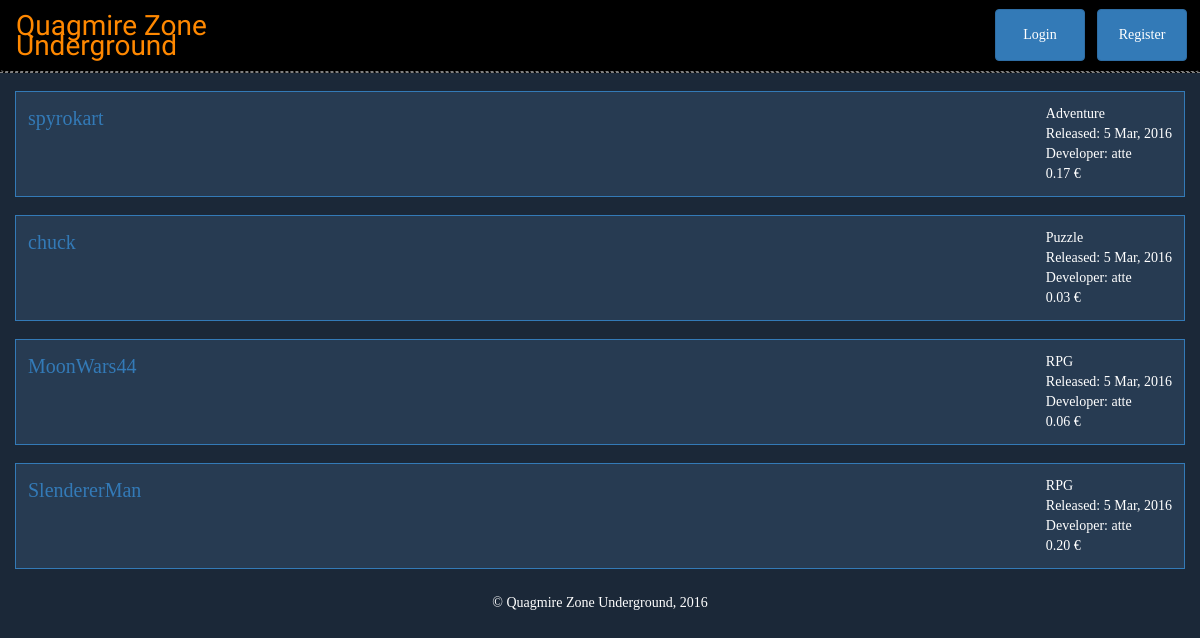
The page /gamelist on the database its author committed.
### gamestore/models.py (models this page shows)
class Game(models.Model):
    name = models.CharField(max_length=80)
    URL = models.CharField(max_length=150, unique=True, validators=[URLAllowedChars])
    gameSource = models.URLField(max_length=300, unique=True)
    isPublic = models.BooleanField(default=False)
    genre = models.CharField(max_length=30, default=GENRE_UNSPECIFIED, choices=GAME_GENRES)
    description = models.TextField(blank=True) # TODO: Think about how to implement line feeds.
    image = models.URLField(blank=True)
    image2 = models.URLField(blank=True)
    developer = models.ForeignKey(
        User,
        on_delete=models.SET_NULL,
        null=True)
    price = models.DecimalField(max_digits=7, decimal_places=2, default=0)
    createDate = models.DateTimeField(auto_now_add=True, null=True)
    updateDate = models.DateTimeField(auto_now=True, null=True) # TODO: Not sure if works.

### gamestore/views.py (the view)
# urls.py: url(r'^gamelist$', views.gameList),
def gameList(request):
	user = request.user
	games = Game.objects.filter(isPublic=True)
	genres = []
	for game in games:
		if game.genre not in genres:
			genres.append(game.genre)
	if len(genres) is 0:
		context = {'user': user, 'games': games, 'genres': genres}
	else:
		context = {'user': user, 'games': sorted(games, key=lambda x: x.name), 'genres': sorted(genres)}
	return render(request, 'game_list.html', context)

### gamestore/templates/game_list.html (shortened to what this page needs)
{% load staticfiles %}
<html>
    <head>
        <link rel="stylesheet" href="https://maxcdn.bootstrapcdn.com/bootstrap/3.3.6/css/bootstrap.min.css">
        <link rel="stylesheet" type="text/css" href="{% static 'quagmire.css' %}">
    </head>
    <body>
        <header>
            <nav class="navbar">
                <ul class="nav navbar-nav">
                    <li class="title"><a href="/">Quagmire Zone<br>Underground</a></li>
                </ul>
                <div class="navbar-collapse">
                    <ul class="nav navbar-nav navbar-right">
                        {% if user.is_authenticated %}
                            <li>
                                <a href="/user/{{ user.username }}" class="btn btn-primary navbar-btn">{{ user.username }}</a>
                            </li>
                            {% if user.userextension.isDeveloper %}
                                <li>
                                    <a href="/developer/{{ user.username }}" class="btn btn-success navbar-btn">Developer page</a>
                                </li>
                            {% endif %}
                            <li>
                                <a href="/logout" class="btn btn-link navbar-btn" role="button">Logout</a>
                            </li>
                        {% else %}
                            <li>
                                <a href="/login" class="btn btn-primary navbar-btn" role="button">Login</a>
                            </li>
                            <li>
                                <a href="/register" class="btn btn-primary navbar-btn" role="button">Register</a>
                            </li>
                        {% endif %}
                    </ul>
                </div>
            </nav>
        </header>
        <div class="container">
            <div class="row">
                {% if games|length == 0 %}
                    <div class="generic">
                        No games were found. Perhaps you should become a <a href="/developerinfo">developer</a>?
                    </div>
                {% else %}
                    {% for genre in genres %}
                        {% for game in games %}
                            {% if game.genre == genre %}
                                <div class="gameinfo">
                                    <div class="gameinfo-left">
                                        <a href="/game/{{ game.URL }}">{{ game.name }}</a><br><img class="resize" src="{{ game.image }}"><img class="resize image-secondary" src="{{ game.image2 }}">
                                    </div>
                                    <div class="gameinfo-right">
                                        {{ genre }}<br>Released: {{ game.createDate|date:'j M, Y' }}<br>Developer: {{ game.developer }}<br>{{ game.price }} €
                                    </div>
                                </div>
                            {% endif %}
                        {% endfor %}
                    {% endfor %}
                {% endif %}
            </div>
        </div>
        <footer class="footer">&copy; Quagmire Zone Underground, 2016</footer>
    </body>
</html>

### gamestore/static/quagmire.css (style rules this page uses)
body { margin: 0; height: 100%; background: #1B2838; color: #FFFFFF; font-family: "Verdana"; }
header { width: 100%; background: #000000; border-bottom: 1px dashed gray; }
.navbar { margin-bottom: 0; border-bottom: 1px dashed gray; }
.title { text-decoration: none; font-family: "Nosifer"; font-size: 28px; }
.title a { color: #FF8800; }
@media (min-width: 768px) { .nav > li > a.btn { min-width: 90px; margin-right: 12px; } }
.gameinfo { background-color: #273B52; border: 1px solid #337AB7; margin: 18px 0; padding: 12px; overflow: hidden; }
.gameinfo-left { float: left; font-size: 20px; }
.gameinfo-right { float: right; }
footer { width: 100%; text-align: center; margin: 6px 0; }

### rows shown on the page
Game: name "spyrokart", genre "Adventure", createDate "5 Mar, 2016", developer "atte", price "0.17"
Game: name "chuck", genre "Puzzle", createDate "5 Mar, 2016", developer "atte", price "0.03"
Game: name "MoonWars44", createDate "5 Mar, 2016", developer "atte", price "0.06"
Game: genre "RPG", name "SlendererMan", createDate "5 Mar, 2016", developer "atte", price "0.20"
